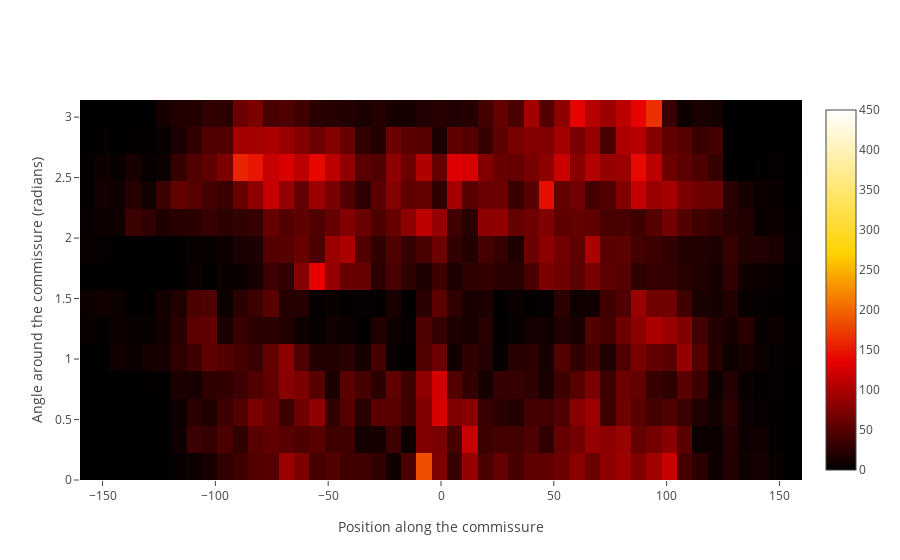

Source (notebook cell):
### Code cell
layout['xaxis']['range'] = [-160,160]
fig = go.Figure(data=[yzrf1],layout=layout)
iplot(fig,filename='final_yotzrf1_hm_theta')

### Figure 1 — Plotly figure (JSON) as saved in the notebook; plotly's stock layout.template omitted (floating-point values rounded to 4 significant figures; data arrays with more than 128 entries replaced by an {"elided": "..."} marker saying what was removed)
{"data": [{"colorscale": "Hot", "type": "heatmap", "x": [-167.1, -160.3, -153.5, -146.7, -139.9, -133.2, -126.4, -119.6, -112.8, -106.0, -99.21, -92.42, -85.64, -78.85, -72.06, -65.27, -58.48, -51.69, -44.9, -38.12, -31.33, -24.54, -17.75, -10.96, -4.173, 2.615, 9.404, 16.19, 22.98, 29.77, 36.56, 43.35, 50.14, 56.92, 63.71, 70.5, 77.29, 84.08, 90.87, 97.66, 104.4, 111.2, 118.0, 124.8, 131.6, 138.4, 145.2, 152.0, 158.8, 165.5], "y": [6.819e-06, 0.2244, 0.4488, 0.6732, 0.8976, 1.122, 1.346, 1.571, 1.795, 2.02, 2.244, 2.468, 2.693, 2.917, 3.142], "z": {"elided": "14x49 float values"}, "zmax": 450, "zmin": 0}], "layout": {"xaxis": {"range": [-160, 160], "title": "Position along the commissure"}, "yaxis": {"title": "Angle around the commissure (radians)"}}}
